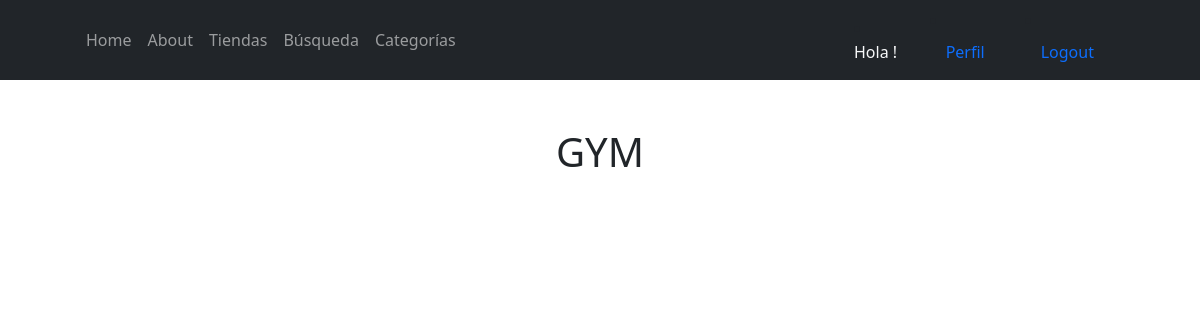
The app's page /gymLista/ (signed in), older data.
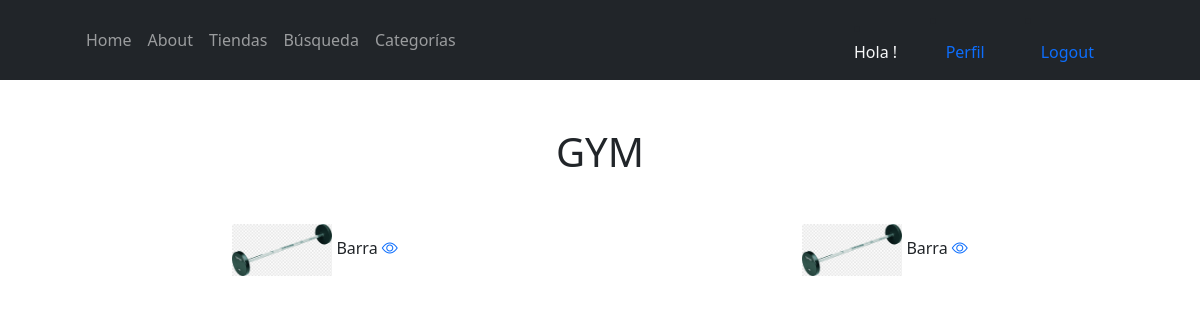
The same page, newer data.
### EntrenamientoApp/models.py (models this page shows, shortened)
class Equipamiento(models.Model):
    equipamientoSeleccion = (
    ('gym','GYM'),
    ('funcional', 'FUNCIONAL'),
    ('futbol','FUTBOL'),
    ('boxeo','BOXEO'),
    ('basquet','BASQUET'),
    ('otro', 'Otro'),
    )
    usuario = models.ForeignKey(User, on_delete=models.CASCADE, null=True, blank=True)
    titulo = models.CharField(max_length=200)
    equipamiento = models.CharField(max_length=15, choices=equipamientoSeleccion, default='gym')
    marca = models.CharField(max_length=40)
    descripcion = models.TextField(null=True, blank=True)
    year = models.IntegerField()
    precio = models.DecimalField(max_digits=10, decimal_places=2)
    usado = models.BooleanField()
    fechaPublicacion = models.DateTimeField(auto_now_add=True)
    telefonoContacto = models.IntegerField()
    emailContacto = models.EmailField()
    imagenEquipamiento = models.ImageField(null=True, blank=True, upload_to="imagenes/")
    class Meta:
        ordering = ['usuario', '-fechaPublicacion']

### EntrenamientoApp/views.py (the view)
# urls.py: path('gymLista/', GymLista.as_view(), name='gyms'),
class GymLista(LoginRequiredMixin, ListView):
    context_object_name = 'gyms'
    queryset = Equipamiento.objects.filter(equipamiento__startswith='gym')
    template_name = 'EntrenamientoApp/listaGym.html'
    login_url = '/login/'

### EntrenamientoApp/templates/EntrenamientoApp/listaGym.html (shortened to what this page needs)
{% extends 'EntrenamientoApp/about.html' %}
{% load static %}
{% block content %}
<br>
<br>
<div class="container text-center">
    <h1>GYM</h1>
</div>
<br>
<div class="container text-center">
    <div class="row">
            {% for gym in gyms %}
            <div class="col-sm-6 align-items-center">
                <div class="card-body">
                <img src="{{gym.imagenEquipamiento.url}}" class="" width="100px">
                {{gym.titulo}}
                <a href="{% url 'gym' gym.id %}"><i class="bi bi-eye"></i></a>
                </div>
            </div>
            {% endfor %}
    </div>
</div>
{% endblock %}

Row changes from the older to the newer data that the page shows:
added Equipamiento: imagenEquipamiento (picture), titulo "Barra"
added Equipamiento: imagenEquipamiento (picture), titulo "Barra"
